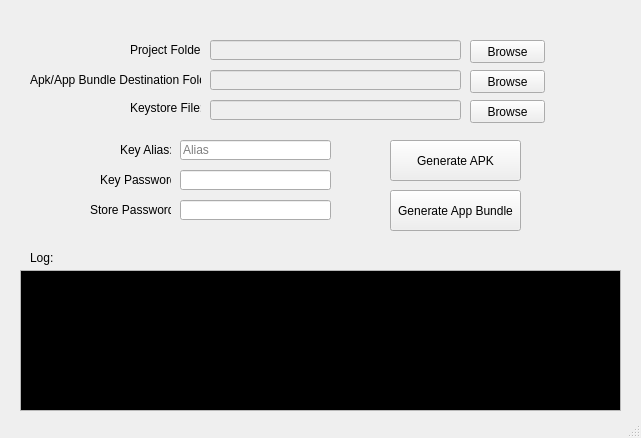
<?xml version="1.0" encoding="UTF-8"?>
<ui version="4.0">
 <class>MainWindow</class>
 <widget class="QMainWindow" name="MainWindow">
  <property name="geometry">
   <rect>
    <x>0</x>
    <y>0</y>
    <width>641</width>
    <height>438</height>
   </rect>
  </property>
  <property name="windowTitle">
   <string>Apk Builder</string>
  </property>
  <property name="windowIcon">
   <iconset>
    <normaloff>icons/android-logo.png</normaloff>icons/android-logo.png</iconset>
  </property>
  <widget class="QWidget" name="centralwidget">
   <widget class="QPushButton" name="generateApk_pushButton">
    <property name="geometry">
     <rect>
      <x>390</x>
      <y>140</y>
      <width>131</width>
      <height>41</height>
     </rect>
    </property>
    <property name="text">
     <string>Generate APK</string>
    </property>
   </widget>
   <widget class="QPushButton" name="browseProjectFolder_pushButton">
    <property name="geometry">
     <rect>
      <x>470</x>
      <y>40</y>
      <width>75</width>
      <height>23</height>
     </rect>
    </property>
    <property name="text">
     <string>Browse</string>
    </property>
   </widget>
   <widget class="QLineEdit" name="projectFolder_lineEdit">
    <property name="enabled">
     <bool>false</bool>
    </property>
    <property name="geometry">
     <rect>
      <x>210</x>
      <y>40</y>
      <width>251</width>
      <height>20</height>
     </rect>
    </property>
   </widget>
   <widget class="QLineEdit" name="destinationFolder_lineEdit">
    <property name="enabled">
     <bool>false</bool>
    </property>
    <property name="geometry">
     <rect>
      <x>210</x>
      <y>70</y>
      <width>251</width>
      <height>20</height>
     </rect>
    </property>
   </widget>
   <widget class="QPushButton" name="browseApkDestinationFolder_pushButton">
    <property name="geometry">
     <rect>
      <x>470</x>
      <y>70</y>
      <width>75</width>
      <height>23</height>
     </rect>
    </property>
    <property name="text">
     <string>Browse</string>
    </property>
   </widget>
   <widget class="QLineEdit" name="keystoreFile_lineEdit">
    <property name="enabled">
     <bool>false</bool>
    </property>
    <property name="geometry">
     <rect>
      <x>210</x>
      <y>100</y>
      <width>251</width>
      <height>20</height>
     </rect>
    </property>
   </widget>
   <widget class="QPushButton" name="browseKeystoreFile_pushButton">
    <property name="geometry">
     <rect>
      <x>470</x>
      <y>100</y>
      <width>75</width>
      <height>23</height>
     </rect>
    </property>
    <property name="text">
     <string>Browse</string>
    </property>
   </widget>
   <widget class="QLineEdit" name="keyAlias_lineEdit">
    <property name="geometry">
     <rect>
      <x>180</x>
      <y>140</y>
      <width>151</width>
      <height>20</height>
     </rect>
    </property>
    <property name="placeholderText">
     <string>Alias</string>
    </property>
   </widget>
   <widget class="QLineEdit" name="keyPassword_lineEdit">
    <property name="geometry">
     <rect>
      <x>180</x>
      <y>170</y>
      <width>151</width>
      <height>20</height>
     </rect>
    </property>
    <property name="echoMode">
     <enum>QLineEdit::Password</enum>
    </property>
    <property name="placeholderText">
     <string/>
    </property>
   </widget>
   <widget class="QLineEdit" name="storePassword_lineEdit">
    <property name="geometry">
     <rect>
      <x>180</x>
      <y>200</y>
      <width>151</width>
      <height>20</height>
     </rect>
    </property>
    <property name="echoMode">
     <enum>QLineEdit::Password</enum>
    </property>
   </widget>
   <widget class="QLabel" name="label">
    <property name="geometry">
     <rect>
      <x>130</x>
      <y>40</y>
      <width>71</width>
      <height>20</height>
     </rect>
    </property>
    <property name="text">
     <string>Project Folder:</string>
    </property>
   </widget>
   <widget class="QLabel" name="label_2">
    <property name="geometry">
     <rect>
      <x>30</x>
      <y>70</y>
      <width>171</width>
      <height>20</height>
     </rect>
    </property>
    <property name="text">
     <string>Apk/App Bundle Destination Folder:</string>
    </property>
   </widget>
   <widget class="QLabel" name="label_3">
    <property name="geometry">
     <rect>
      <x>130</x>
      <y>100</y>
      <width>71</width>
      <height>16</height>
     </rect>
    </property>
    <property name="text">
     <string>Keystore File:</string>
    </property>
   </widget>
   <widget class="QLabel" name="label_4">
    <property name="geometry">
     <rect>
      <x>120</x>
      <y>140</y>
      <width>51</width>
      <height>20</height>
     </rect>
    </property>
    <property name="text">
     <string>Key Alias:</string>
    </property>
   </widget>
   <widget class="QLabel" name="label_5">
    <property name="geometry">
     <rect>
      <x>100</x>
      <y>170</y>
      <width>71</width>
      <height>20</height>
     </rect>
    </property>
    <property name="text">
     <string>Key Password:</string>
    </property>
   </widget>
   <widget class="QLabel" name="label_6">
    <property name="geometry">
     <rect>
      <x>90</x>
      <y>200</y>
      <width>81</width>
      <height>20</height>
     </rect>
    </property>
    <property name="text">
     <string>Store Password:</string>
    </property>
   </widget>
   <widget class="QTextEdit" name="log_textEdit">
    <property name="enabled">
     <bool>true</bool>
    </property>
    <property name="geometry">
     <rect>
      <x>20</x>
      <y>270</y>
      <width>601</width>
      <height>141</height>
     </rect>
    </property>
    <property name="palette">
     <palette>
      <active>
       <colorrole role="Text">
        <brush brushstyle="SolidPattern">
         <color alpha="255">
          <red>85</red>
          <green>255</green>
          <blue>0</blue>
         </color>
        </brush>
       </colorrole>
       <colorrole role="Base">
        <brush brushstyle="SolidPattern">
         <color alpha="255">
          <red>0</red>
          <green>0</green>
          <blue>0</blue>
         </color>
        </brush>
       </colorrole>
       <colorrole role="PlaceholderText">
        <brush brushstyle="SolidPattern">
         <color alpha="128">
          <red>85</red>
          <green>255</green>
          <blue>0</blue>
         </color>
        </brush>
       </colorrole>
      </active>
      <inactive>
       <colorrole role="Text">
        <brush brushstyle="SolidPattern">
         <color alpha="255">
          <red>85</red>
          <green>255</green>
          <blue>0</blue>
         </color>
        </brush>
       </colorrole>
       <colorrole role="Base">
        <brush brushstyle="SolidPattern">
         <color alpha="255">
          <red>0</red>
          <green>0</green>
          <blue>0</blue>
         </color>
        </brush>
       </colorrole>
       <colorrole role="PlaceholderText">
        <brush brushstyle="SolidPattern">
         <color alpha="128">
          <red>85</red>
          <green>255</green>
          <blue>0</blue>
         </color>
        </brush>
       </colorrole>
      </inactive>
      <disabled>
       <colorrole role="Text">
        <brush brushstyle="SolidPattern">
         <color alpha="255">
          <red>120</red>
          <green>120</green>
          <blue>120</blue>
         </color>
        </brush>
       </colorrole>
       <colorrole role="Base">
        <brush brushstyle="SolidPattern">
         <color alpha="255">
          <red>240</red>
          <green>240</green>
          <blue>240</blue>
         </color>
        </brush>
       </colorrole>
       <colorrole role="PlaceholderText">
        <brush brushstyle="SolidPattern">
         <color alpha="128">
          <red>0</red>
          <green>0</green>
          <blue>0</blue>
         </color>
        </brush>
       </colorrole>
      </disabled>
     </palette>
    </property>
    <property name="readOnly">
     <bool>true</bool>
    </property>
   </widget>
   <widget class="QLabel" name="label_7">
    <property name="geometry">
     <rect>
      <x>30</x>
      <y>250</y>
      <width>31</width>
      <height>16</height>
     </rect>
    </property>
    <property name="text">
     <string>Log:</string>
    </property>
   </widget>
   <widget class="QPushButton" name="generateAppBundle_pushButton">
    <property name="geometry">
     <rect>
      <x>390</x>
      <y>190</y>
      <width>131</width>
      <height>41</height>
     </rect>
    </property>
    <property name="text">
     <string>Generate App Bundle</string>
    </property>
   </widget>
  </widget>
  <widget class="QStatusBar" name="statusbar"/>
 </widget>
 <resources/>
 <connections/>
</ui>
